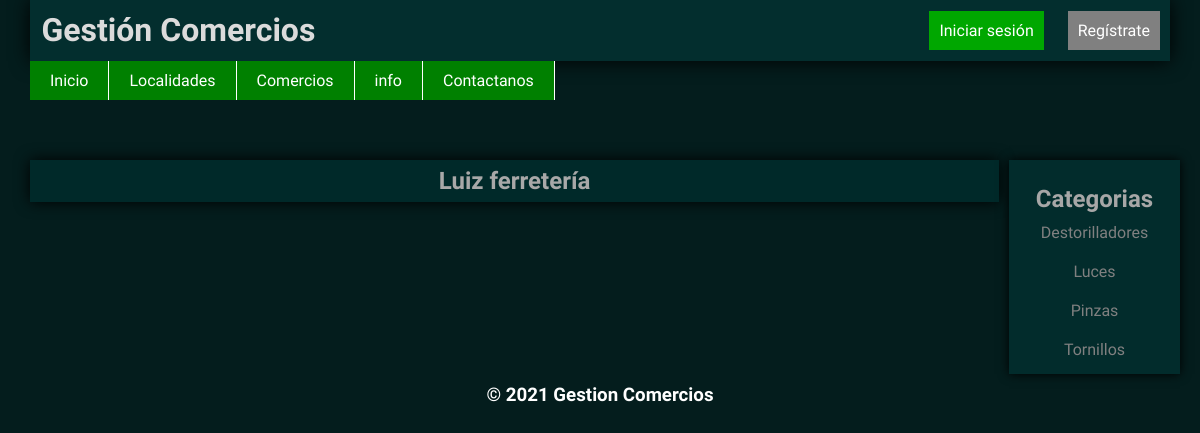
The app's page /seccionComercio1, older data.
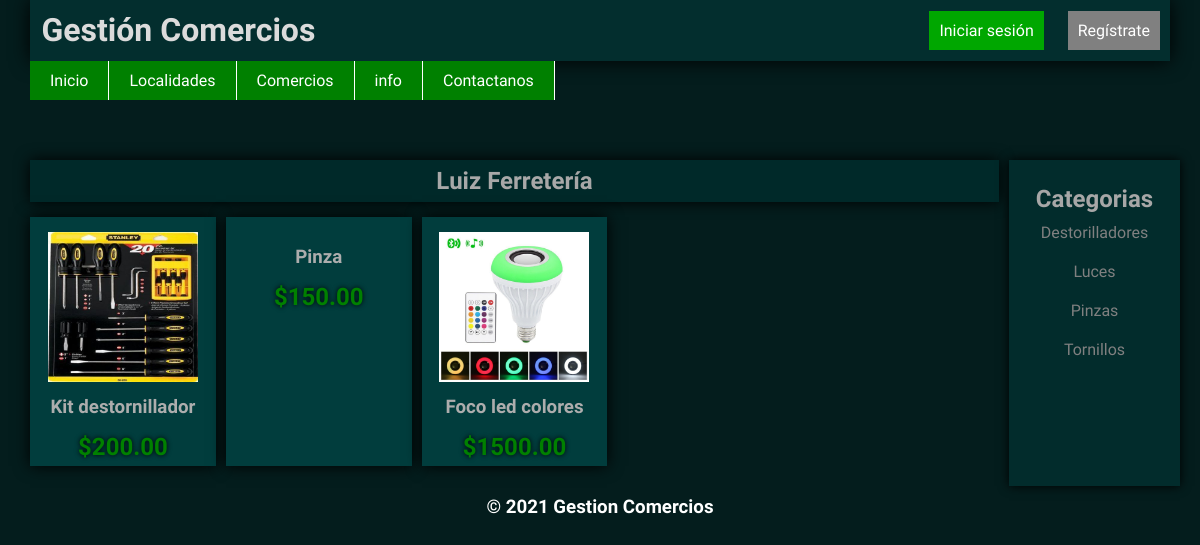
The same page, newer data.
### GestionComerciosApp/models.py (models this page shows, shortened)
class PostDeComerciosForms(models.Model):
    nombre_del_comercio = models.CharField(max_length=100)
    tipo_comercio = models.ForeignKey(ComercioForms, on_delete=models.CASCADE)
    descripcion = models.TextField()
    img_comercio = models.ImageField(upload_to='comercos')
    localidad = models.ForeignKey(LocalidadesForms,on_delete=models.CASCADE)

class ProductosForms(models.Model):
    comercio_pertenece = models.ForeignKey(PostDeComerciosForms, on_delete=models.CASCADE)
    nombre_producto = models.CharField(max_length=150)
    precio_producto = models.DecimalField(max_digits=6, decimal_places=2)
    img_producto = models.ImageField(upload_to='productos-comercio')

### GestionComerciosApp/views.py (the view)
# urls.py: path('seccionComercio<int:id>',seccionComercio, name='seccionComercio'),
def seccionComercio(request, id):
    comercio = PostDeComerciosForms.objects.filter(id=id)
    form = ProductosForms.objects.filter(comercio_pertenece=id)
    return render(request, 'seccion_comercios.html',{'form':form, 'comer':comercio})

### GestionComerciosApp/templates/seccion_comercios.html
{% extends 'base.html' %}
{% load static %}
{% block section %}
<div class="contenedor">
    <section>
        <div class="categorias">
                {% for c in comer %}
                <h1>{{ c.nombre_del_comercio }}</h1>
                {% endfor %}
                <article class="articulo-productos">
                    {% for f in form %}
                    <div class="lista-productos">
                        <img src="{{ f.img_producto.url }}" alt="">
                        <h3>{{ f.nombre_producto }}</h3>
                        <h2>${{ f.precio_producto }}</h2>
                    </div>
                    {% endfor %}
                </article>
        </div>
    </section>
    <aside>
        <div class="barra-lateral">
            <h2>Categorias</h2>
            <ul>
                <li><a href="">Destorilladores</a></li>
                <li><a href="">Luces</a></li>
                <li><a href="">Pinzas</a></li>
                <li><a href="">Tornillos</a></li>
            </ul>
        </div>
    </aside>
</div>
{% endblock %}

### GestionComerciosApp/templates/base.html (shortened to what this page needs)
<!DOCTYPE html>
<html lang="en">
<head>
    {% load static %}
    <link rel="stylesheet" href="{% static 'estilos.css' %}">
<link rel="stylesheet" href="{% static 'listas.css' %}">
</head>
<body>
    <header>
        <h1>Gestión Comercios</h1>
        <div class="usuarios">
            {% if request.user.is_authenticated %}
                <a class="btn-login" href="#">{{ request.user.username }}</a>
                <a class="btn-register" href="{% url 'logout'  %}">Cerrar sesión</a>
            {% else %}
                <a class="btn-login" href="{% url 'login' %}">Iniciar sesión</a>
                <a class="btn-register" href="{% url 'registro' %}">Regístrate</a>
            {% endif %}
        </div>
    </header>
    <nav>
        <ul>
            <li><a href="{% url 'home' %}">Inicio</a></li>
            <li class="localidad">
                <a href="#">Localidades</a>
            </li>
            <li><a href="{% url 'comercios'  %}">Comercios</a></li>
            <li><a href="{% url 'info'  %}">info</a></li>
            <li><a href="{% url 'contactanos'  %}">Contactanos</a></li>
        </ul>
    </nav>
    {% block section %}
    {% endblock %}
    <footer>
        <h3>&copy; 2021 Gestion Comercios</h3>
    </footer>
</body>
</html>

### GestionComerciosApp/static/estilos.css (style rules this page uses)
* { margin: 0%; padding: 0%; font-family: 'Roboto Condensed', sans-serif; }
body { background:rgb(4, 29, 29); width: 95%; margin: auto; }
header { display: flex; align-items: center; background: rgb(3, 46, 46); box-shadow: 0 0 20px; }
header h1 { color: rgb(219, 219, 219); padding: 1%; }
.usuarios { margin-left: auto; }
.usuarios a { text-decoration: none; padding: 10px; margin: 0 10px; color: white; }
.btn-login { background: rgb(0, 167, 0); transition: background 0.6s; }
.btn-register { background: grey; transition: background 0.6s; }
nav > ul { list-style: none; display: flex; }
nav > ul > li > a { text-decoration: none; display: block; padding: 10px 20px; background: green; color: white; border-right: 1px solid white; transition: background 0.6s; }
.localidad { position: relative; }
section { margin-top: 20px; }
.categorias { margin-bottom: 20px; }
.categorias h1 { text-align: center; color: rgb(168, 168, 168); background: rgb(0, 41, 41); box-shadow: 0 0 15px black; padding: 7px; margin: 40px 0 15px; }
article { display: grid; grid-template-columns: 1fr 1fr 1fr; gap: 20px; }
article img { width: 150px; margin: 10px 0; }
.articulo-productos { display: grid; grid-template-columns: 1fr 1fr 1fr 1fr 1fr; gap: 10px; }
.lista-productos { background: rgb(1, 61, 61); box-shadow: 0 0 15px black; padding: 5px; text-align: center; color: rgb(173, 173, 173); }
.lista-productos > img { width: 150px; }
.lista-productos >h3 { margin-bottom: 15px; }
.lista-productos > h2 { color: green; text-shadow: 0 0 5px black; }
footer h3 { text-align: center; color: white; padding: 10px 0; }
.contenedor { display: grid; grid-template-columns: 85% 15%; gap: 10px; }
aside { background: rgb(2, 44, 44); padding: 5px; margin-top: 60px; box-shadow: 0 0 10px; }
.barra-lateral { margin-top: 20px; text-align: center; }
.barra-lateral h2 { color: rgb(167, 167, 167); }
.barra-lateral > ul > li { list-style: none; }
.barra-lateral > ul > li > a { display: block; text-decoration: none; color: gray; padding: 10px 0; }

Row changes from the older to the newer data that the page shows:
changed PostDeComerciosForms: nombre_del_comercio "Luiz ferretería" → "Luiz Ferretería"
added ProductosForms: img_producto (picture), nombre_producto "Kit destornillador", precio_producto "200.00"
added ProductosForms: nombre_producto "Pinza", precio_producto "150.00"
added ProductosForms: img_producto (picture), nombre_producto "Foco led colores", precio_producto "1500.00"
